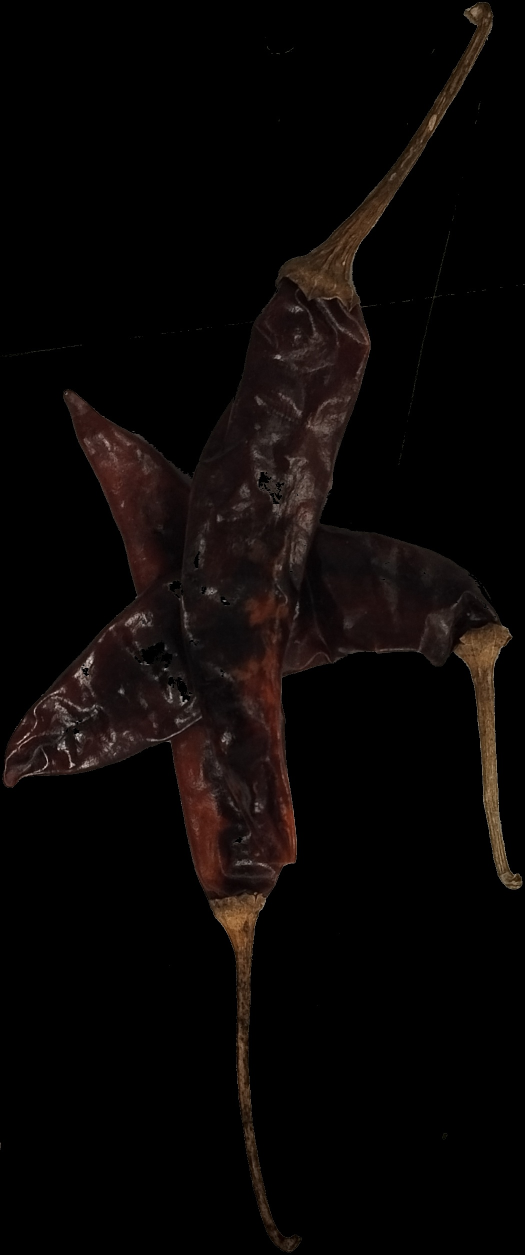
#> input picture Main_project/test_data/7.jpg, 1050 x 2509 px, found by its file name (shown at 1/2 size)
$ python almost_segmented.py
#> lines starting #> are read from the running program, lines starting #| are printed output that depends on the picture; after the words box and inside, x2 and y2 are one past the last pixel; in counts of white or black regions, pixels touching at a corner belong together
#> further down, imgo is the input picture: shape (2509, 1050, 3); mean B, G, R 5.5, 6.4, 9.8
### Main_project/image_opener.py
import cv2 as cv
from matplotlib import image
import numpy as np
import os


# resizing images but also saving it ratio
def resizeimg(img, size, interpolation = cv.INTER_CUBIC):
#> called with size = 500, interpolation = 2
  h, w = img.shape[:2]
  c = None if len(img.shape) < 3 else img.shape[2]
  if h == w: return cv.resize(img, (size, size), interpolation)
  if h > w: dif = h
  else:     dif = w
  x_pos = int((dif - w)/2.)
  y_pos = int((dif - h)/2.)
  if c is None:
    mask = np.zeros((dif, dif), dtype=img.dtype)
    mask[y_pos:y_pos+h, x_pos:x_pos+w] = img[:h, :w]
  else:
    mask = np.zeros((dif, dif, c), dtype=img.dtype)
    mask[y_pos:y_pos+h, x_pos:x_pos+w, :] = img[:h, :w, :]
  return cv.resize(mask, (size, size), interpolation)


#open all the images in a folder
# [20 lines left out: functions allimg, load_images_from_folder, not called in this run]

### Main_project/cutting_img_by_corner.py
import cv2 as cv
import numpy as np
import image_opener as ip


# [25 lines left out: functions rcut, indexf, slice_img, not called in this run]


def rcut(img, roi_corne):
    mask = np.zeros(img.shape[:2], dtype="uint8")
    roi_corne = np.array(roi_corne, dtype="int32")
    channel_count = img.shape[2]
    ignore_mask = (255)*channel_count
    cv.fillPoly(mask, [roi_corne], 255)

    masked_image = cv.bitwise_and(img, img, mask=mask)

    return masked_image

### Main_project/almost_segmented.py
from re import I
import cv2 as cv
from cv2 import BORDER_WRAP
import numpy as np
import image_opener as ip
import cutting_img_by_corner as cutter
from math import atan

def skeleton(img, n=10): # optimize it later
    img = img.copy() # for preserving the original image
    imgp1 = cv.GaussianBlur(imggr, (5,5), 0)
    imgp3 = cv.GaussianBlur(imgp1, (5,5), 0)
    imgp4 = cv.erode(imgp3, None, iterations=n)
    imgp5 = cv.dilate(imgp4, None, iterations=n)
    imgp4 = cv.erode(imgp3, None, iterations=n)
    imgp5 = cv.dilate(imgp4, None, iterations=n)
    _, imgp6 = cv.threshold(imgp5, 0, 255, cv.THRESH_BINARY)

    imgp7 = cv.erode(imgp6, None, iterations=n)
    imgp8 = cv.dilate(imgp7, None, iterations=n)

    thinned = cv.ximgproc.thinning(imgp8)

    return thinned


imgo = cv.imread(r"D:\agnext\Agnext\OpenCv\Main_project\test_data\7.jpg")
imguo = ip.resizeimg(imgo, 500)
imggr = cv.cvtColor(imguo, cv.COLOR_BGR2GRAY)
imggr = cv.GaussianBlur(imggr, (5, 5), 0)
imggr = cv.erode(imggr, None, iterations=10)
imggr = cv.dilate(imggr, None, iterations=10)
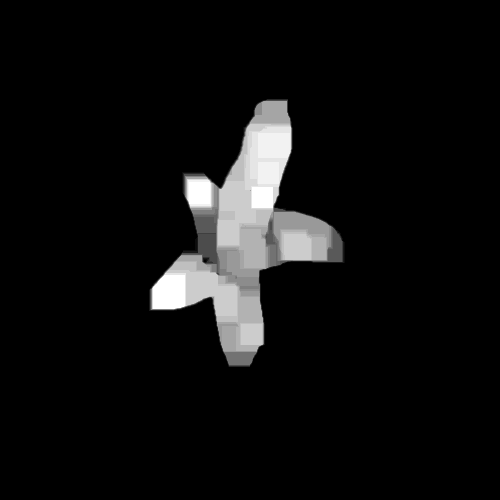
#> imggr: shape (500, 500); min 0, max 20, mean 1.2; drawn with min black and max white

rest, imgth = cv.threshold(imggr, 0, 255, cv.THRESH_BINARY)
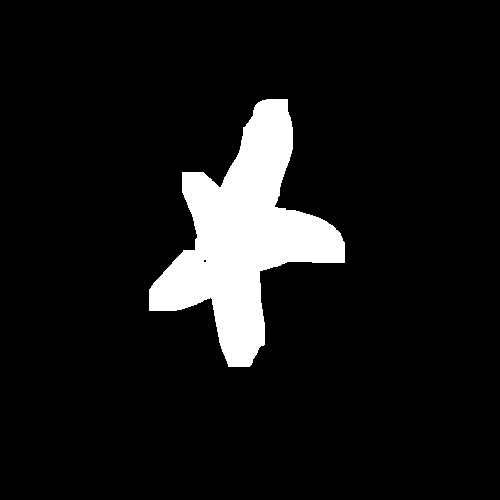
#> imgth: shape (500, 500); 8.7% white; 1 white region
# cv.imshow("window", img)
thers, img = cv.threshold(imggr, 0, 255, cv.THRESH_BINARY )

count, her = cv.findContours(imggr, cv.RETR_EXTERNAL, cv.CHAIN_APPROX_SIMPLE)
#> count = 1 contour; box (x1, y1, x2, y2) and area: (149, 99, 345, 367) 21419; her = [[-1, -1, -1, -1]]
# cv.drawContours(imguo, count, -1, (25,0,0), 1)
radius = 7
corners = []
for i in count:
    for j in i:
        x,y = j.ravel()
        blank = np.zeros(img.shape[:2], dtype="uint8")
        mask1 = cv.circle(blank.copy(),(x,y), radius, 225, -1)
        areaog = np.sum(mask1)
        masked = cv.bitwise_and(img, img, mask=mask1)
        area = np.sum(masked)
        ratio_area = area/areaog
        try :
            dist = np.sqrt((x-corners[-1][0])**2 + (y-corners[-1][1])**2)
            if dist < radius and ratio_area > 0.5:
                continue

        except:
            pass

        if ratio_area >= 0.75 or ratio_area <= 0.25:
            corners.append((x,y))
#> this loop made 1 pass
#> after the loop, corners = [(222, 184), (195, 249), (207, 298), (259, 271), (278, 208)]

# print(corners)

for corner in corners:
    cv.circle(imguo, corner, radius, (0,255,0), -1)
#> this loop made 5 passes
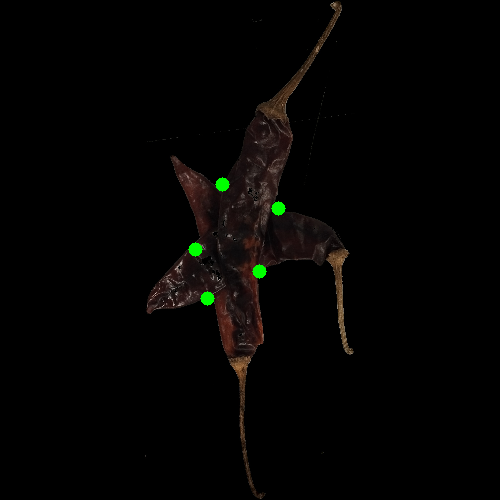
#> imguo: shape (500, 500, 3); mean B, G, R 2.3, 3.4, 4


thinned = skeleton(img)
#> in skeleton, `_, imgp6 = cv.threshold(imgp5, 0, 255, cv.THRESH_BINARY)`:
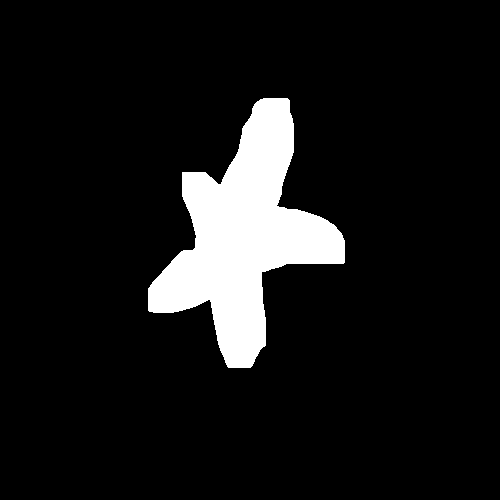
#> imgp6: shape (500, 500); 9.2% white; 1 white region, box (x1, y1, x2, y2) and area: (148, 98, 345, 368) 22981
#> in skeleton, `imgp7 = cv.erode(imgp6, None, iterations=n)`:
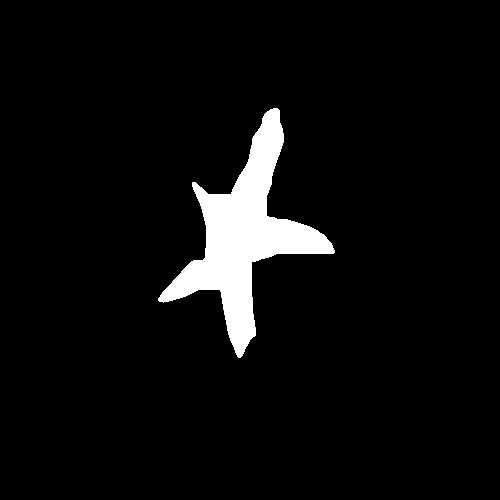
#> imgp7: shape (500, 500); 5.1% white; 1 white region, box (x1, y1, x2, y2) and area: (158, 108, 335, 358) 12841
#> in skeleton, `thinned = cv.ximgproc.thinning(imgp8)`:
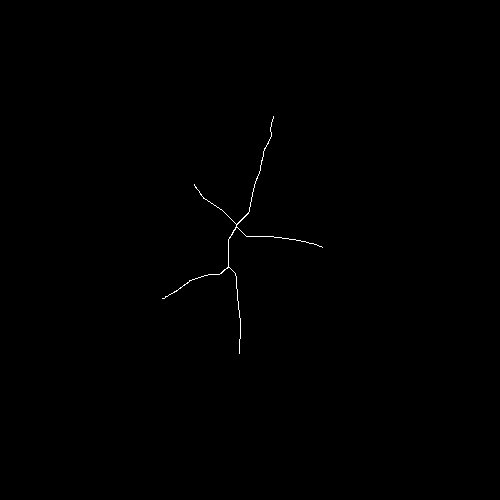
#> thinned: shape (500, 500); 0.19% white in thin lines or dots, all inside (x1, y1, x2, y2) = (162, 116, 323, 354)
# cv.imshow("skel", thinned)


count , her = cv.findContours(thinned, cv.RETR_TREE, cv.CHAIN_APPROX_SIMPLE)
#> count = 1 contour; box (x1, y1, x2, y2) and area: (162, 116, 323, 354) 37
cv.drawContours(imguo, count, -1, (20,0,220), 1)

# cv.imshow("contour", img)
inters  = cv.goodFeaturesToTrack(thinned,4,0.01,20)
#> inters = [[228, 267], [237, 228], [194, 184], [165, 296]]
inters = np.int64(inters)

for inter in inters:
    x, y = inter.ravel()
    cv.circle(imguo, (x,y), 3, (200,0,0), -1)
#> this loop made 4 passes
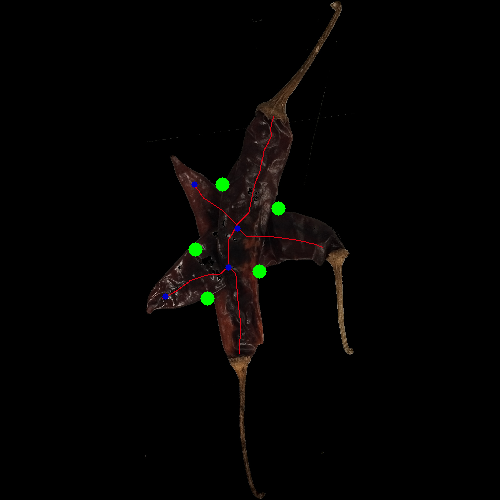
#> imguo: shape (500, 500, 3); mean B, G, R 2.3, 3.3, 4.3


neares_point = []
for point in inters:
    x, y = point.ravel()
    neares_point.append([(x,y),[]])
#> after the loop, neares_point = [[(228, 267), []], [(237, 228), []], [(194, 184), []], [(165, 296), []]]

duo_list = []
for corner in corners:
    for inter in inters:
        x, y = inter.ravel()
        dist = np.sqrt((x-corner[0])**2 + (y-corner[1])**2)
        duo_list.append((list(inter), list(corner),dist))
#> after the loop, duo_list = 20 items


duo_list_s = sorted(duo_list,key=lambda l:l[2], reverse=False)
#> duo_list_s = 20 items

cv.imshow("window", imguo)
# print(duo_list_s)

cutting_points= [[i,[]] for i in inters]
#> cutting_points = [[[[228, 267]], []], [[[237, 228]], []], [[[194, 184]], []], [[[165, 296]], []]]
for  i in duo_list_s:
    for point in cutting_points:
        x, y = point[0].ravel()

        print(i[0][0])
        if i[0][0][0] == x and i[0][0][1] == y and len(point[1]) <4:
            point[1].append(i[1])

        else:
            continue
#> this loop made 20 passes
#> i on passes 1 to 8: ([[194, 184]], [222, 184], 28), ([[228, 267]], [259, 271], 31.26), ([[228, 267]], [207, 298], 37.44), ([[228, 267]], [195, 249], 37.59), ([[165, 296]], [207, 298], 42.05), ([[237, 228]], [278, 208], 45.62), ([[237, 228]], [222, 184], 46.49), ([[237, 228]], [195, 249], 46.96)
#> (printed output is left out)

# print(cutting_points)

i=0
for point in cutting_points:
    if len(point[1]) == 4:
        print(point[1])
        masked=cutter.rcut(imguo, point[1])

        cv.imshow(str(i), masked)
        i+=1
#> this loop made 4 passes
#> roi_corne in rcut on passes 1 to 4: [[259, 271], [207, 298], [195, 249], [278, 208]], [[278, 208], [222, 184], [195, 249], [259, 271]], [[222, 184], [195, 249], [278, 208], [259, 271]], [[207, 298], [195, 249], [259, 271], [222, 184]]
#> (printed output is left out)
#> after the loop, i = 4


# [21 lines of commented-out code are left out]

cv.waitKey(0)
cv.destroyAllWindows()

$ run again, with Main_project/test_data/1.jpg copied over Main_project/test_data/7.jpg
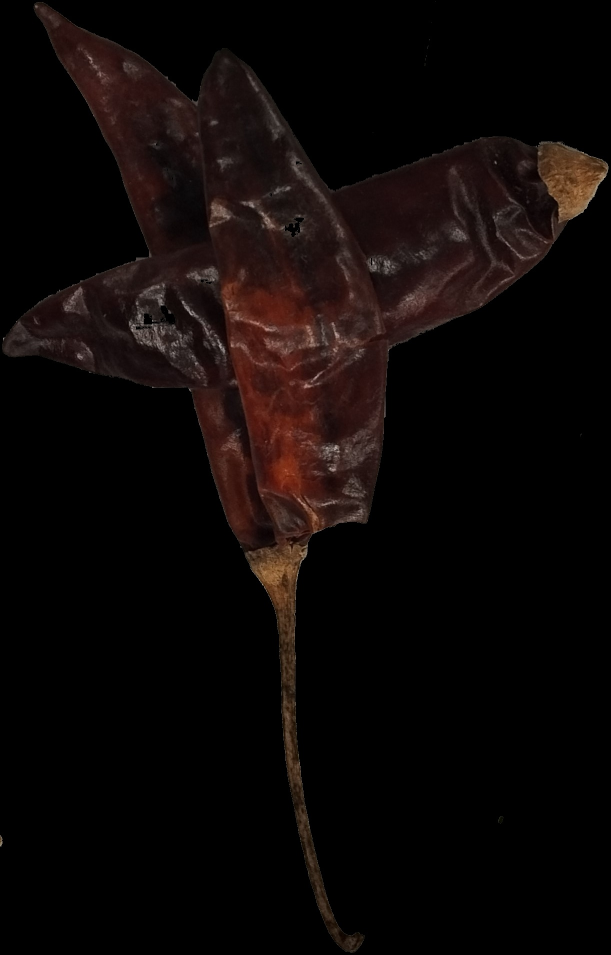
#> input picture Main_project/test_data/1.jpg, 1222 x 1910 px, found by its file name (shown at 1/2 size)
#> imgo is the input picture: shape (1910, 1222, 3); mean B, G, R 6.5, 7.5, 12.8
#> imgth: shape (500, 500); 16.5% white; 1 white region
#> `count, her = cv.findContours(imggr, cv.RETR_EXTERNAL, cv.CHAIN_APPROX_..`: count = 1 contour; box (x1, y1, x2, y2) and area: (96, 16, 404, 310) 40642; her = [[-1, -1, -1, -1]]
#> the loop `for i in count:` made 1 pass
#> after the loop `for i in count:`: corners = [(165, 129), (186, 204), (295, 184), (267, 97), (193, 47)]
#> the loop `for corner in corners:` made 5 passes
#> imgp6: shape (500, 500); 17.1% white; 1 white region, box (x1, y1, x2, y2) and area: (96, 16, 406, 310) 42696
#> imgp7: shape (500, 500); 11.7% white; 1 white region, box (x1, y1, x2, y2) and area: (106, 26, 396, 300) 29356
#> thinned: shape (500, 500); 0.26% white in thin lines or dots, all inside (x1, y1, x2, y2) = (110, 28, 377, 293)
#> `count , her = cv.findContours(thinned, cv.RETR_TREE, cv.CHAIN_APPROX_S..`: count = 1 contour; box (x1, y1, x2, y2) and area: (110, 28, 377, 293) 76
#> inters = [[240, 150], [197, 83], [216, 149], [235, 293]]
#> the loop `for inter in inters:` made 4 passes
#> after the loop `for inter in inters:`:
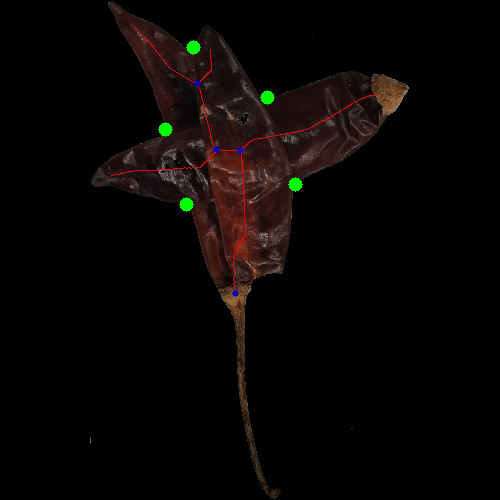
#> imguo: shape (500, 500, 3); mean B, G, R 4.2, 5.4, 8.5
#> the loop `for point in inters:` made 4 passes
#> after the loop `for point in inters:`: neares_point = [[(240, 150), []], [(197, 83), []], [(216, 149), []], [(235, 293), []]]
#> after the loop `for corner in corners:`: duo_list = 20 items
#> cutting_points = [[[[240, 150]], []], [[[197, 83]], []], [[[216, 149]], []], [[[235, 293]], []]]
#> the loop `for  i in duo_list_s:` made 20 passes
#> i on passes 1 to 8: ([[197, 83]], [193, 47], 36.22), ([[216, 149]], [165, 129], 54.78), ([[197, 83]], [165, 129], 56.04), ([[240, 150]], [267, 97], 59.48), ([[216, 149]], [186, 204], 62.65), ([[240, 150]], [295, 184], 64.66), ([[197, 83]], [267, 97], 71.39), ([[216, 149]], [267, 97], 72.84)
#> (printed output is left out)
#> the loop `for point in cutting_points:` made 4 passes
#> (printed output is left out)
#> pass 1, in rcut, `masked_image = cv.bitwise_and(img, img, mask=mask)`:
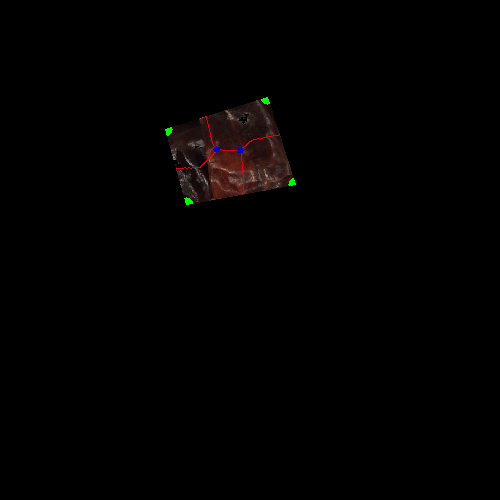
#> masked_image: shape (500, 500, 3); mean B, G, R 1, 1.3, 2.1
#> after the loop `for point in cutting_points:`: i = 4
